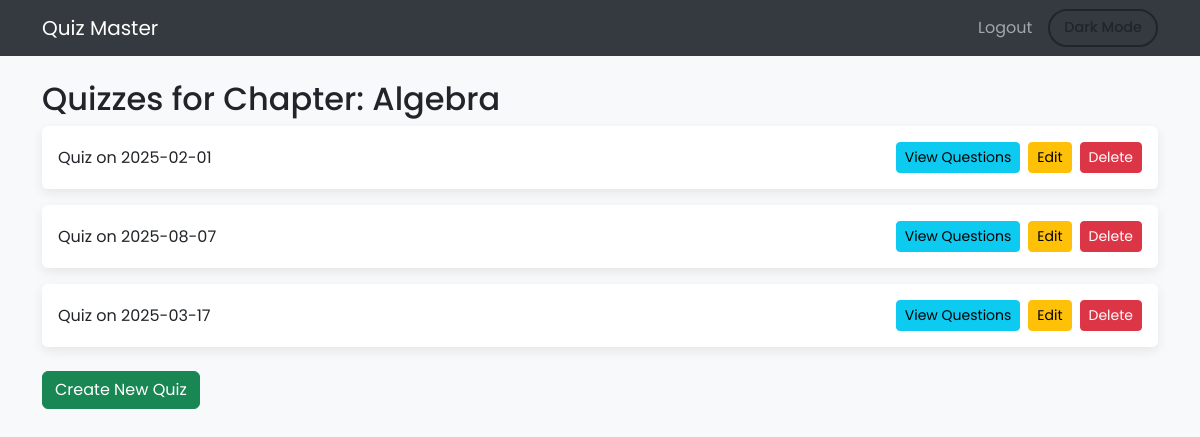
The app's page /chapter_quizzes/1, older data.
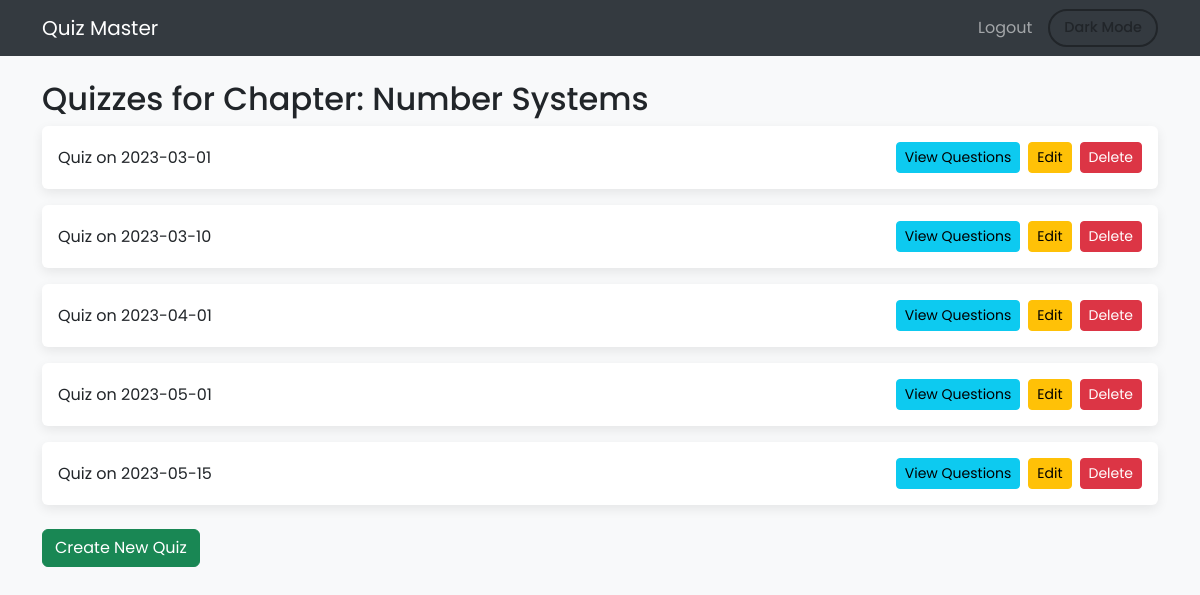
The same page, newer data.
### app.py (models this page shows)
class Chapter(db.Model):
    id = db.Column(db.Integer, primary_key=True)
    subject_id = db.Column(db.Integer, db.ForeignKey('subject.id'), nullable=False)
    name = db.Column(db.String(100), nullable=False)
    description = db.Column(db.Text, nullable=True)

class Quiz(db.Model):
    id = db.Column(db.Integer, primary_key=True)
    chapter_id = db.Column(db.Integer, db.ForeignKey('chapter.id'), nullable=False)
    date_of_quiz = db.Column(db.Date, nullable=False)
    time_duration = db.Column(db.String(10), nullable=False)
    remarks = db.Column(db.Text, nullable=True)

### app.py (the view)
@app.route('/chapter_quizzes/<int:chapter_id>')
def chapter_quizzes(chapter_id):
    chapter = Chapter.query.get_or_404(chapter_id)
    quizzes = Quiz.query.filter_by(chapter_id=chapter_id).all()
    return render_template('chapter_quizzes.html', chapter=chapter, quizzes=quizzes)

### templates/chapter_quizzes.html (shortened to what this page needs)
<!DOCTYPE html>
<html lang="en" class="light-theme">
<head>
  <link href="https://cdn.jsdelivr.net/npm/bootstrap@5.3.0/dist/css/bootstrap.min.css" rel="stylesheet" />
</head>
<body>
  <nav class="navbar navbar-expand-lg navbar-dark">
    <div class="container">
      <a class="navbar-brand" href="/">Quiz Master</a>
      <div class="collapse navbar-collapse">
        <ul class="navbar-nav ms-auto align-items-center">
          <li class="nav-item"><a class="nav-link" href="/logout">Logout</a></li>
          <li class="nav-item ms-2">
            <button id="theme-toggle" class="btn btn-theme-toggle">Dark Mode</button>
          </li>
        </ul>
      </div>
    </div>
  </nav>
  <div class="container mt-4">
    <h2>Quizzes for Chapter: {{ chapter.name }}</h2>
    {% if quizzes %}
    <div class="row row-cols-1 g-3">
      {% for quiz in quizzes %}
      <div class="col">
        <div class="d-flex justify-content-between align-items-center p-3 rounded quiz-card">
          <div>Quiz on {{ quiz.date_of_quiz }}</div>
          <div class="d-flex flex-wrap gap-2">
            <a href="/quiz_questions/{{ quiz.id }}" class="btn btn-info btn-sm">View Questions</a>
            <a href="/edit_quiz/{{ quiz.id }}" class="btn btn-warning btn-sm">Edit</a>
            <form action="/delete_quiz/{{ quiz.id }}" method="POST" class="d-inline">
              <button type="submit" class="btn btn-danger btn-sm">Delete</button>
            </form>
          </div>
        </div>
      </div>
      {% endfor %}
    </div>
    {% else %}
    <p class="mt-3">No quizzes created for this chapter yet.</p>
    {% endif %}
    <a href="/create_quiz/{{ chapter.id }}" class="btn btn-success mt-4">Create New Quiz</a>
  </div>
</body>
</html>

Row changes from the older to the newer data that the page shows:
removed Quiz: date_of_quiz "2025-02-01"
no longer on this page (row edited): Quiz: date_of_quiz "2025-08-07"
no longer on this page (row edited): Quiz: date_of_quiz "2025-03-17"
changed Chapter: name "Algebra" → "Number Systems"
added Quiz: date_of_quiz "2023-03-01"
now on this page (row edited): Quiz: date_of_quiz "2023-03-10"
now on this page (row edited): Quiz: date_of_quiz "2023-04-01"
now on this page (row edited): Quiz: date_of_quiz "2023-05-01"
now on this page (row edited): Quiz: date_of_quiz "2023-05-15"
